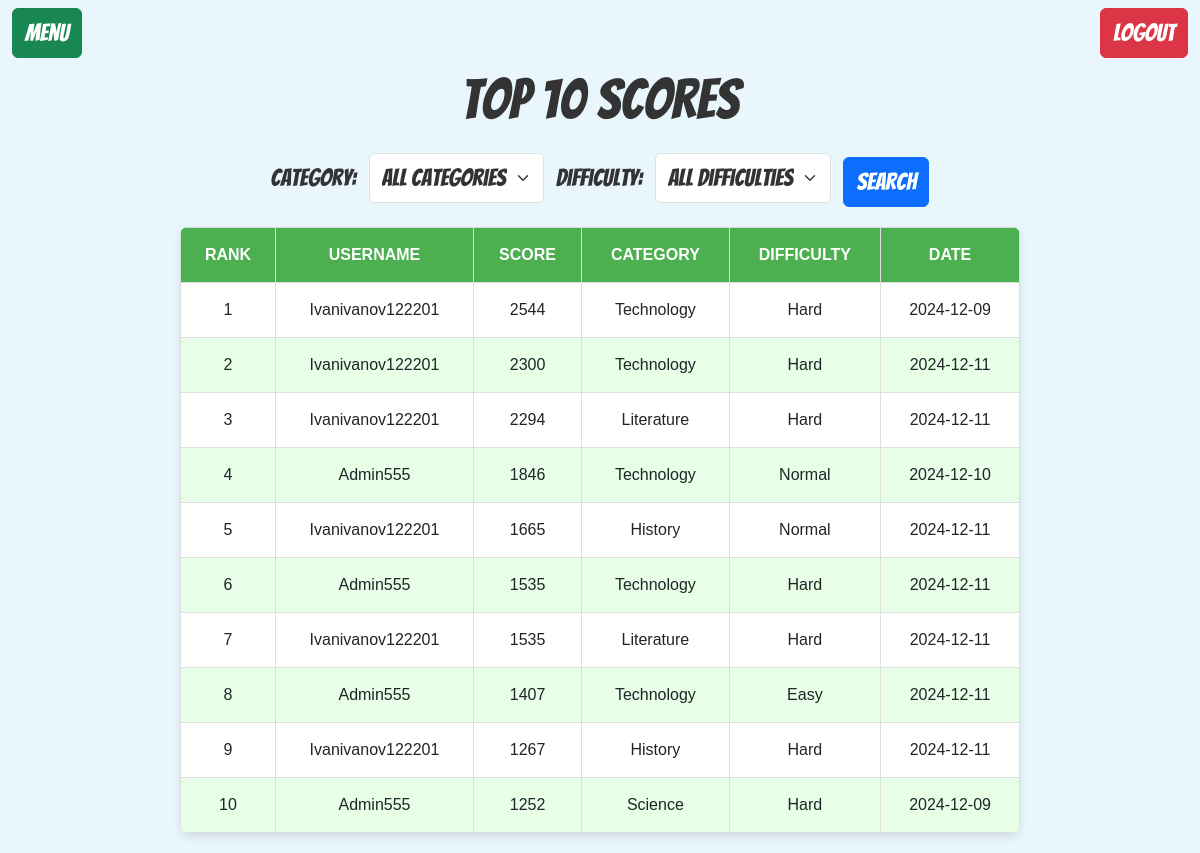
The app's page /scoreboard with its own data.
### models.py (models this page shows)
class Score(db.Model):
    id = db.Column(db.Integer,primary_key=True)
    user_id = db.Column(db.Integer,db.ForeignKey("user.id"), nullable=False)
    username = db.Column(db.String(20), nullable=False)
    score = db.Column(db.Integer,nullable=False)
    category = db.Column(db.String(20),nullable=False)
    difficulty = db.Column(db.String(20), nullable=False)
    date = db.Column(db.DateTime,nullable=False)
    user = db.relationship("User",backref=db.backref('scores',lazy=True))

### app.py (the view)
@app.route('/scoreboard',methods=["GET","POST"])
def scoreboard():
    form = ScoreFilterForm()
    query = Score.query
    if form.validate_on_submit():
        if form.category.data:
            query = query.filter_by(category=form.category.data)
        if form.difficulty.data:
            query = query.filter_by(difficulty=form.difficulty.data)
    top_scores = (query.order_by(Score.score.desc())
                  .limit(10)
                  .all())
    return render_template('scoreboard.html',scores=top_scores,enumerate=enumerate,form=form)

### forms.py
class ScoreFilterForm(FlaskForm):
    category = SelectField(
        'Category:',
        choices=[
            ('','All Categories'),
            ('Science','Science'),
            ('History','History'),
            ('Technology','Technology'),
            ('Literature','Literature')
        ],
        default=''
    )
    difficulty = SelectField(
        'Difficulty:',
        choices=[
            ('','All Difficulties'),
            ('Easy','Easy'),
            ('Normal','Normal'),
            ('Hard','Hard')
        ],
        default=''
    )
    submit = SubmitField("Search")

### templates/scoreboard.html (shortened to what this page needs)
{% extends 'base.html' %}
{% block content %}
<nav class="navbar navbar-light">
    <div class="container-fluid d-flex justify-content-between align-items-center">
        <a href="{{ url_for('menu') }}" class="btn btn-success bangers-button logout-button">
                Menu
            </a>
        <div class="d-flex align-items-center">
            <a href="{{ url_for('logout') }}" class="btn btn-danger bangers-button logout-button">
                Logout
            </a>
        </div>
    </div>
</nav>
<div class="scoreboard">
 <h1 style="text-align: center;" class="quiz-title" >Top 10 Scores</h1>
     <form method="POST" action="{{ url_for('scoreboard') }}" class="form-inline text-center mb-3">
        {{ form.category.label(class="bangers") }} {{ form.category(class="form-select d-inline-block w-auto mx-2 bangers") }}
        {{ form.difficulty.label(class="bangers") }} {{ form.difficulty(class="form-select d-inline-block w-auto mx-2 bangers") }}
        {{ form.submit(class="btn btn-primary bangers-button logout-button") }}
    </form>
     <table>
         <thead>
             <tr>
                 <th>Rank</th>
                 <th>Username</th>
                 <th>Score</th>
                 <th>Category</th>
                 <th>Difficulty</th>
                 <th>Date</th>
             </tr>
         </thead>
         <tbody>
             {% for rank, score in enumerate(scores, start=1) %}
             <tr>
                 <td>{{ rank }}</td>
                 <td>{{ score.username }}</td>
                 <td>{{ score.score }}</td>
                 <td>{{ score.category }}</td>
                 <td>{{ score.difficulty }}</td>
                 <td>{{ score.date.strftime('%Y-%m-%d') }}</td>
             </tr>
            {% endfor %}
         </tbody>
     </table>
</div>
{% endblock %}

### templates/base.html (shortened to what this page needs)
<!DOCTYPE html>
<html lang="en">
<head>
    <link href="https://cdn.jsdelivr.net/npm/bootstrap@5.3.0-alpha3/dist/css/bootstrap.min.css" rel="stylesheet">
    <link rel="stylesheet" href="static/style.css">
</head>
<body>
{% block content %}
{% endblock %}
</body>
</html>

### static/style.css (style rules this page uses)
html,body { margin: 0; height: 100%; background-color: #e9f7fd; font-family: Arial, sans-serif; display: flex; flex-direction: column; }
h1, .quiz-title { font-family: 'Bangers', cursive; font-size: 5.5rem; color: #333; width: 100%; text-align: center; margin-bottom: 20px }
h3, .quiz-title { font-family: 'Bangers', cursive; font-size: 3.5rem; color: #333; width: 100%; text-align: center; margin-bottom: 20px }
.bangers { font-family: 'Bangers', cursive; font-size: 1.5rem; color: #333; }
.bangers-button { font-family: 'Bangers', cursive; font-size: 1.5rem; color: white; }
.scoreboard { 10px; }
table { width: 70%; margin: 20px auto; border-collapse: collapse; text-align: center; font-family: 'Arial', sans-serif; box-shadow: 0 4px 8px rgba(0, 0, 0, 0.1); border-radius: 8px; overflow: hidden; }
th, td { padding: 15px; border: 1px solid #ddd; font-size: 16px; }
th { background-color: #4CAF50; color: white; font-weight: bold; text-transform: uppercase; }
tr:nth-child(even) { background-color: #e6ffe6; }
tr:nth-child(odd) { background-color: #ffffff; }

### records on screen
Score: rank "1", username "Ivanivanov122201", score "2544", category "Technology", difficulty "Hard", date "2024-12-09"
Score: rank "2", username "Ivanivanov122201", score "2300", category "Technology", difficulty "Hard", date "2024-12-11"
Score: rank "3", username "Ivanivanov122201", score "2294", category "Literature", difficulty "Hard", date "2024-12-11"
Score: rank "4", username "Admin555", score "1846", category "Technology", difficulty "Normal", date "2024-12-10"
Score: rank "5", username "Ivanivanov122201", score "1665", category "History", difficulty "Normal", date "2024-12-11"
Score: rank "6", username "Admin555", score "1535", category "Technology", difficulty "Hard", date "2024-12-11"
Score: rank "7", username "Ivanivanov122201", score "1535", category "Literature", difficulty "Hard", date "2024-12-11"
Score: user "8", username "Admin555", score "1407", category "Technology", difficulty "Easy", date "2024-12-11"
Score: user "9", username "Ivanivanov122201", score "1267", category "History", difficulty "Hard", date "2024-12-11"
Score: rank "10", username "Admin555", score "1252", category "Science", difficulty "Hard", date "2024-12-09"
